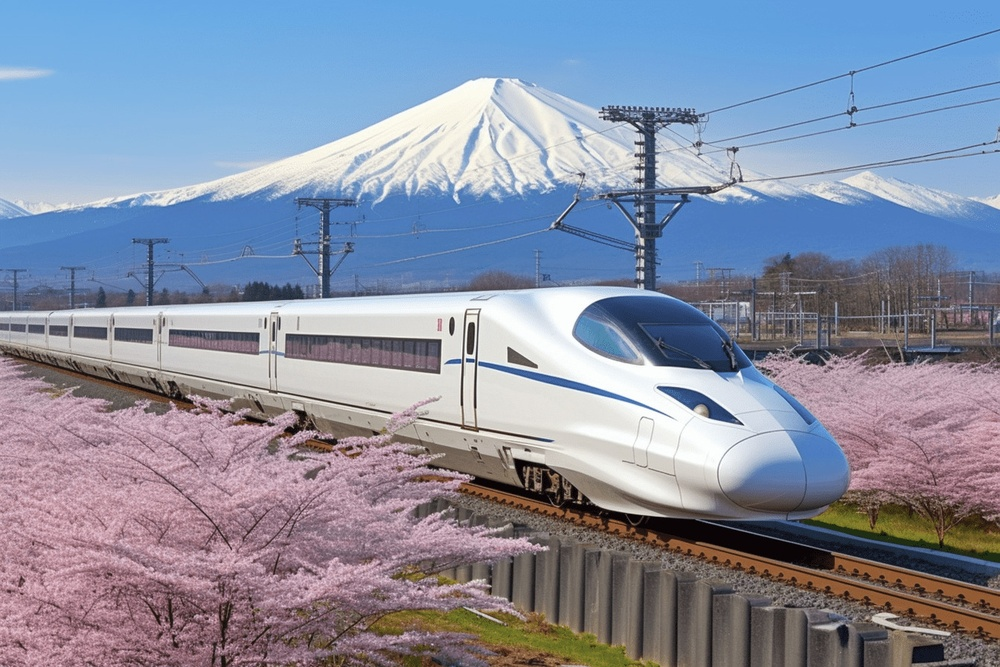
#> input picture Train.jpg, 1000 x 667 px, shrunk from 1344 x 896 before the run, found by its file name
$ python image.py
#> lines starting #> are read from the running program, lines starting #| are printed output that depends on the picture
import numpy as np
import matplotlib.pyplot as plt
import cv2

#Loading the image
image = cv2.imread('C:\\Users\\sachi\\OneDrive\\Desktop\\Machine_learning\\Train.jpg')
#> image is the input picture: shape (667, 1000, 3); mean B, G, R 162.9, 142.4, 134.3
image1 = cv2.cvtColor(image,cv2.COLOR_BGR2RGB)
image2 = cv2.cvtColor(image,cv2.COLOR_BGR2GRAY)
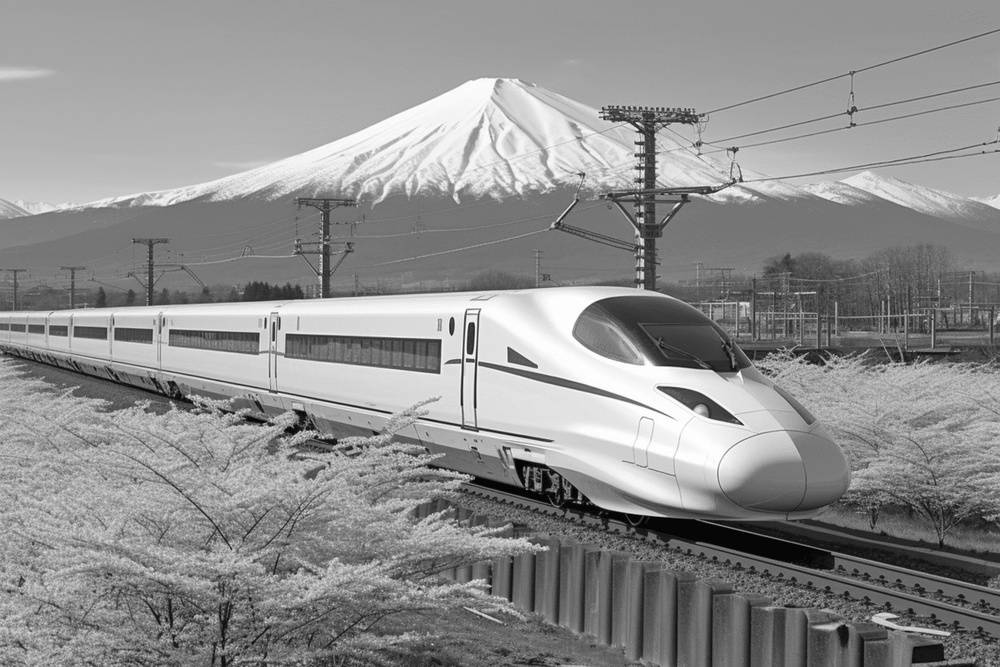
#> image2: shape (667, 1000); min 0, max 255, mean 142.3
plt.subplot(1,2,1)
plt.imshow(image1)
plt.title("image1")
plt.axis("off")

plt.subplot(1,2,2)
plt.imshow(image2)
plt.title("image2")
plt.axis("off")
plt.show()
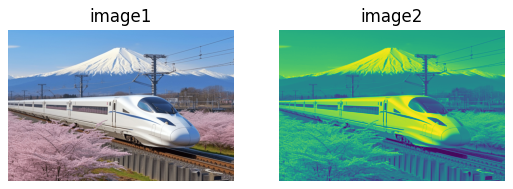
#> figure drawn by matplotlib, 2 panels
